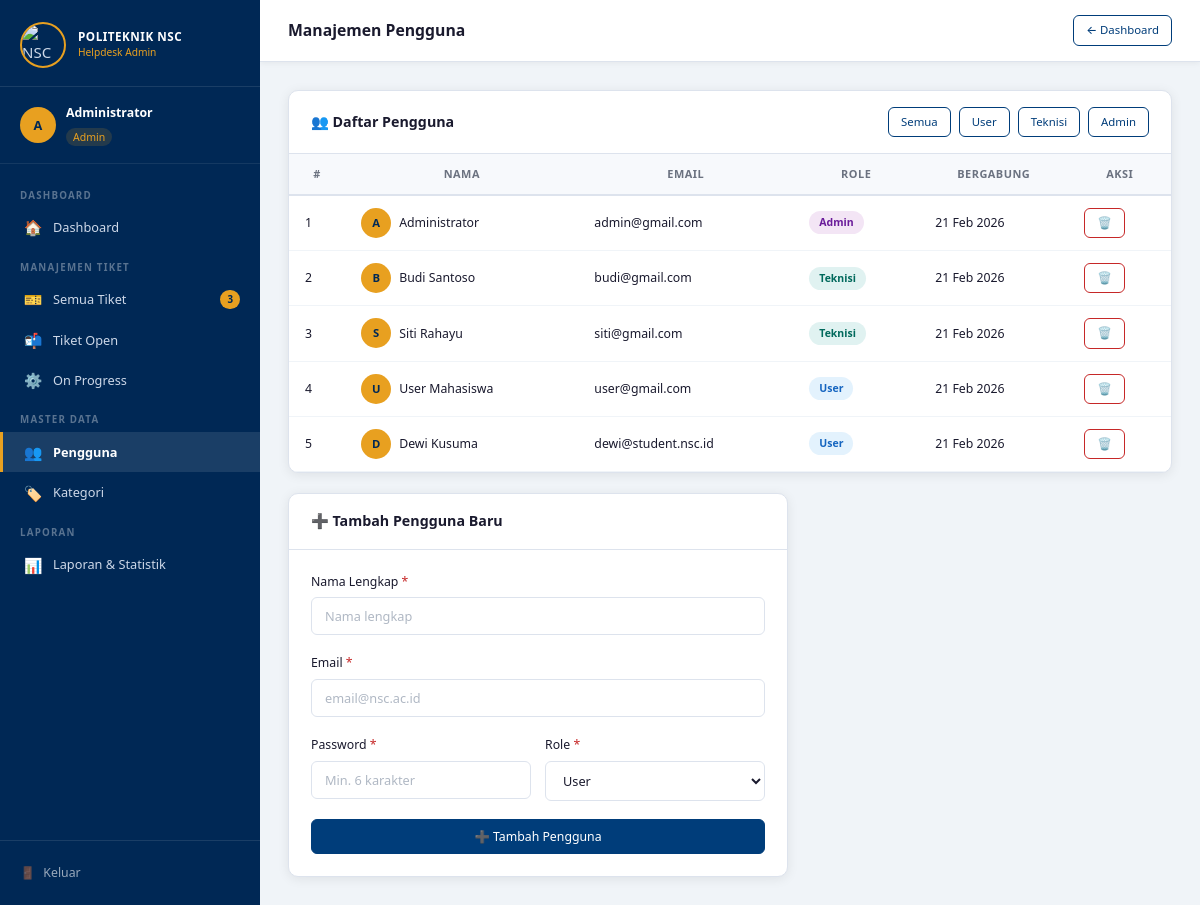
The page /admin/users.php (signed in) on the database its author committed.
### tables this page shows
CREATE TABLE users (
    id_user    INT AUTO_INCREMENT PRIMARY KEY,
    nama       VARCHAR(100) NOT NULL,
    email      VARCHAR(100) NOT NULL UNIQUE,
    password   VARCHAR(255) NOT NULL,
    role       ENUM('user','admin','teknisi') NOT NULL,
    created_at TIMESTAMP DEFAULT CURRENT_TIMESTAMP
);

### includes/auth.php (called while the page is built, shortened)
<?php
function getCurrentUser() {
    return [
        'id'    => $_SESSION['user_id'] ?? null,
        'nama'  => $_SESSION['nama'] ?? '',
        'email' => $_SESSION['email'] ?? '',
        'role'  => $_SESSION['role'] ?? '',
    ];
}
?>

### admin/users.php (the view, shortened to what this page needs)
<?php
require_once '../includes/auth.php';
require_once '../includes/db.php';
$roleF = $_GET['role'] ?? '';
$where = $roleF ? "WHERE role='$roleF'" : '';
$users = $conn->query("SELECT * FROM users $where ORDER BY created_at DESC");
?>
<!DOCTYPE html>
<html lang="id">
<head>
<link rel="stylesheet" href="../assets/css/style.css">
</head>
<body>
<div class="layout">
    <?php include 'sidebar.php'; ?>
    <div class="main-content">
        <header class="topbar">
            <div class="topbar-left">
                <div class="topbar-title">Manajemen Pengguna</div>
            </div>
            <div class="topbar-right">
                <a href="dashboard.php" class="btn btn-outline btn-sm">← Dashboard</a>
            </div>
        </header>
        <main class="page-content">
            <div class="grid-2">
                <div class="card col-span-2">
                    <div class="card-header">
                        <h3>👥 Daftar Pengguna</h3>
                        <div class="flex-gap">
                            <a href="users.php" class="btn btn-sm btn-outline <?= !$roleF?'btn-primary':'' ?>">Semua</a>
                            <a href="users.php?role=user" class="btn btn-sm btn-outline">User</a>
                            <a href="users.php?role=teknisi" class="btn btn-sm btn-outline">Teknisi</a>
                            <a href="users.php?role=admin" class="btn btn-sm btn-outline">Admin</a>
                        </div>
                    </div>
                    <div class="table-responsive">
                    <table>
                        <thead>
                            <tr><th>#</th><th>Nama</th><th>Email</th><th>Role</th><th>Bergabung</th><th>Aksi</th></tr>
                        </thead>
                        <tbody>
                        <?php $no=1; while ($u = $users->fetch_assoc()): ?>
                        <tr>
                            <td><?= $no++ ?></td>
                            <td>
                                <div style="display:flex;align-items:center;gap:8px">
                                    <div class="sidebar-avatar" style="width:30px;height:30px;font-size:.75rem;flex-shrink:0">
                                        <?= strtoupper(substr($u['nama'],0,1)) ?>
                                    </div>
                                    <?= htmlspecialchars($u['nama']) ?>
                                </div>
                            </td>
                            <td><?= htmlspecialchars($u['email']) ?></td>
                            <td>
                                <span class="badge badge-<?= $u['role'] ?>">
                                    <?= ucfirst($u['role']) ?>
                                </span>
                            </td>
                            <td><?= date('d M Y', strtotime($u['created_at'])) ?></td>
                            <td>
                                <?php if ($u['id_user'] !== (int)$user['id']): ?>
                                <a href="users.php?delete=<?= $u['id_user'] ?>"
                                   onclick="return confirm('Hapus pengguna ini?')"
                                   class="btn btn-sm btn-outline" style="color:var(--danger);border-color:var(--danger)">🗑️</a>
                                <?php else: ?>
                                <span class="text-muted">—</span>
                                <?php endif; ?>
                            </td>
                        </tr>
                        <?php endwhile; ?>
                        </tbody>
                    </table>
                    </div>
                </div>
                <div class="card col-span-2" style="max-width:500px">
                    <div class="card-header"><h3>➕ Tambah Pengguna Baru</h3></div>
                    <div class="card-body">
                        <form method="POST">
                            <div class="form-group">
                                <label class="form-label">Nama Lengkap <span class="required">*</span></label>
                                <input type="text" name="nama" class="form-control" placeholder="Nama lengkap" required>
                            </div>
                            <div class="form-group">
                                <label class="form-label">Email <span class="required">*</span></label>
                                <input type="email" name="email" class="form-control" placeholder="email@nsc.ac.id" required>
                            </div>
                            <div style="display:grid;grid-template-columns:1fr 1fr;gap:14px">
                                <div class="form-group">
                                    <label class="form-label">Password <span class="required">*</span></label>
                                    <input type="password" name="password" class="form-control" placeholder="Min. 6 karakter" required>
                                </div>
                                <div class="form-group">
                                    <label class="form-label">Role <span class="required">*</span></label>
                                    <select name="role" class="form-control">
                                        <option value="user">User</option>
                                    </select>
                                </div>
                            </div>
                            <button type="submit" class="btn btn-primary" style="width:100%;justify-content:center">
                                ➕ Tambah Pengguna
                            </button>
                        </form>
                    </div>
                </div>
            </div>
        </main>
    </div>
</div>
</body>
</html>

### assets/css/style.css (style rules this page uses)
:root { --primary: #003d7a; --primary-dark: #002855; --primary-light:#1565c0; --accent: #e8a020; --accent-dark: #c68000; --success: #2e7d32; --warning: #f57c00; --danger: #c62828; --info: #0277bd; --bg: #f0f4f8; --sidebar-bg: #002855; --sidebar-text: #cdd8e8; --card-bg: #ffffff; --text: #1a1a2e; --text-muted: #6b7280; --border: #dde3ed; --radius: 10px; --radius-sm: 6px; --shadow: 0 2px 12px rgba(0,0,0,.08); --shadow-md: 0 4px 24px rgba(0,0,0,.12); --transition: .2s ease; }
*, *::before, *::after { box-sizing: border-box; margin: 0; padding: 0; }
html { font-size: 15px; }
body { font-family: 'Segoe UI', system-ui, -apple-system, sans-serif; background: var(--bg); color: var(--text); line-height: 1.6; }
a { color: inherit; text-decoration: none; }
button, input, select, textarea { font-family: inherit; font-size: inherit; }
.layout { display: flex; min-height: 100vh; }
.sidebar-avatar { width: 36px; height: 36px; border-radius: 50%; background: var(--accent); color: var(--primary-dark); display: flex; align-items: center; justify-content: center; font-weight: 700; font-size: .85rem; flex-shrink: 0; }
.main-content { margin-left: 260px; flex: 1; display: flex; flex-direction: column; min-height: 100vh; }
.topbar { background: var(--card-bg); border-bottom: 1px solid var(--border); padding: 0 28px; height: 62px; display: flex; align-items: center; justify-content: space-between; position: sticky; top: 0; z-index: 50; box-shadow: 0 1px 6px rgba(0,0,0,.06); }
.topbar-left { display: flex; align-items: center; gap: 10px; }
.topbar-title { font-size: 1.05rem; font-weight: 600; color: var(--text); }
.topbar-right { display: flex; align-items: center; gap: 14px; }
.page-content { padding: 28px; flex: 1; }
.card { background: var(--card-bg); border-radius: var(--radius); box-shadow: var(--shadow); border: 1px solid var(--border); overflow: hidden; }
.card-header { padding: 16px 22px; border-bottom: 1px solid var(--border); display: flex; align-items: center; justify-content: space-between; gap: 12px; }
.card-header h3 { font-size: .95rem; font-weight: 600; }
.card-body { padding: 22px; }
.grid-2 { display: grid; grid-template-columns: 1fr 1fr; gap: 20px; }
.col-span-2 { grid-column: span 2; }
.table-responsive { overflow-x: auto; }
table { width: 100%; border-collapse: collapse; font-size: .82rem; }
thead th { background: #f7f9fc; color: var(--text-muted); font-weight: 600; font-size: .73rem; text-transform: uppercase; letter-spacing: .5px; padding: 11px 16px; border-bottom: 2px solid var(--border); white-space: nowrap; }
tbody tr { border-bottom: 1px solid #f0f4f8; transition: background var(--transition); }
tbody td { padding: 12px 16px; color: var(--text); vertical-align: middle; }
.badge { display: inline-flex; align-items: center; padding: 3px 10px; border-radius: 20px; font-size: .7rem; font-weight: 600; white-space: nowrap; }
.badge-user { background: #e3f2fd; color: #1565c0; }
.badge-admin { background: #f3e5f5; color: #6a1b9a; }
.badge-teknisi { background: #e0f2f1; color: #00695c; }
.btn { display: inline-flex; align-items: center; gap: 6px; padding: 8px 18px; border-radius: var(--radius-sm); font-size: .82rem; font-weight: 500; cursor: pointer; border: 1px solid transparent; transition: all var(--transition); white-space: nowrap; }
.btn-primary { background: var(--primary); color: #fff; border-color: var(--primary); }
.btn-outline { background: transparent; color: var(--primary); border-color: var(--primary); }
.btn-sm { padding: 5px 12px; font-size: .76rem; }
.form-group { margin-bottom: 18px; }
.form-label { display: block; font-size: .82rem; font-weight: 500; margin-bottom: 6px; color: var(--text); }
.form-label .required { color: var(--danger); }
.form-control { width: 100%; padding: 9px 13px; border: 1.5px solid var(--border); border-radius: var(--radius-sm); font-size: .85rem; color: var(--text); background: #fff; transition: border-color var(--transition), box-shadow var(--transition); }
.form-control::placeholder { color: #b0b8c4; }
.flex-gap { display: flex; align-items: center; gap: 8px; }

### rows shown on the page
users: nama "A", nama "Administrator", email "admin@gmail.com", role "Admin", created_at "21 Feb 2026"
users: nama "B", nama "Budi Santoso", email "budi@gmail.com", role "Teknisi", created_at "21 Feb 2026"
users: nama "S", nama "Siti Rahayu", email "siti@gmail.com", role "Teknisi", created_at "21 Feb 2026"
users: nama "U", nama "User Mahasiswa", email "user@gmail.com", role "User", created_at "21 Feb 2026"
users: nama "D", nama "Dewi Kusuma", email "dewi@student.nsc.id", role "User", created_at "21 Feb 2026"

### other values the page prints
$initials "A"
$user['nama'] "Administrator"
$user['role'] "Admin"
$open "3"
